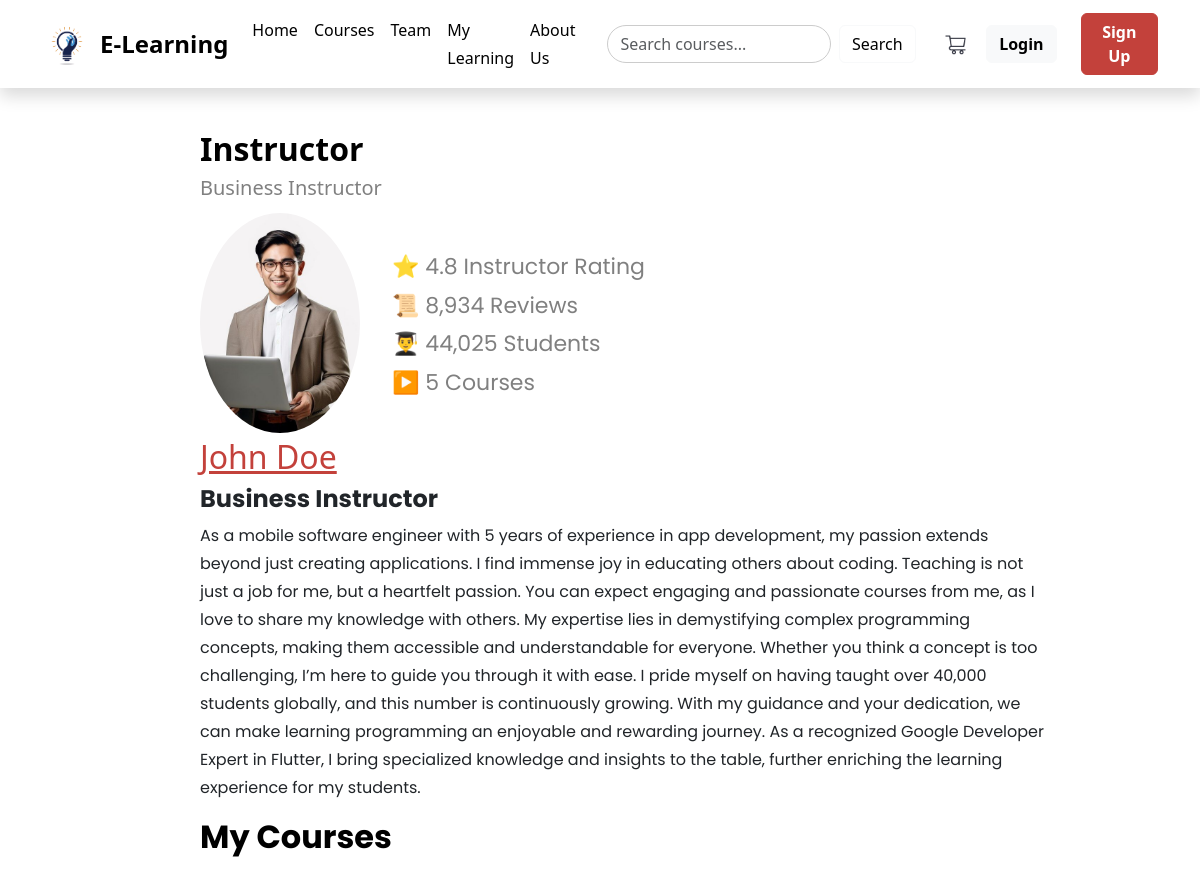
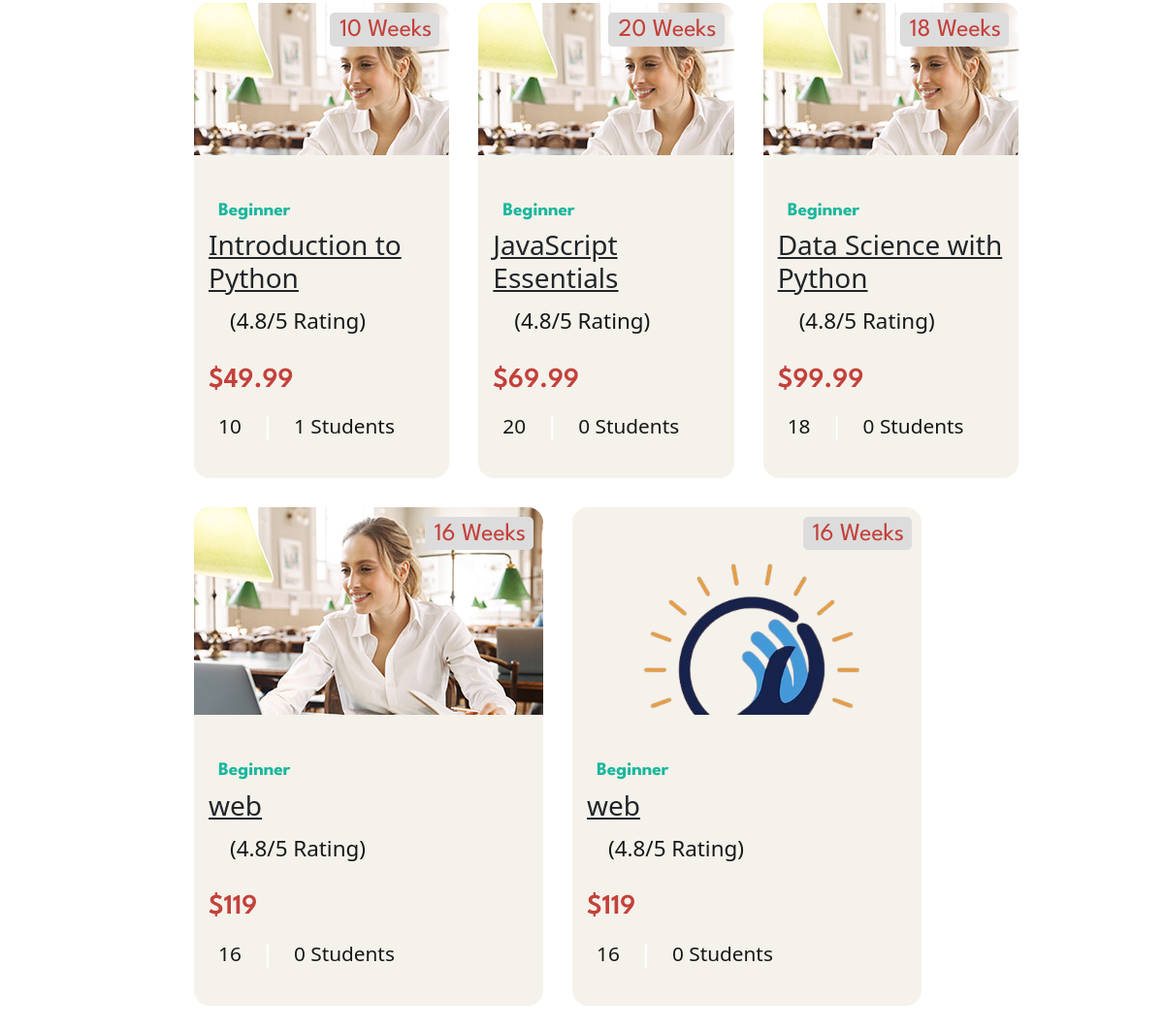
The app's page /instructor/instructor.php?i_id=1 with its own data (2 pictures, top to bottom).
### tables this page shows
CREATE TABLE IF NOT EXISTS `instructor` (
  `i_name` varchar(50) NOT NULL COMMENT 'Instructor''s name',
  `i_id` int NOT NULL AUTO_INCREMENT COMMENT 'Instructor''s ID, Primary key, auto-incremented',
  `i_phone` varchar(13) NOT NULL COMMENT 'Instructor''s phone number',
  `i_email` varchar(40) NOT NULL COMMENT 'Instructor''s email address',
  `i_image` varchar(30) NOT NULL COMMENT 'Instructor''s Image Path',
  `i_bio` varchar(40) NOT NULL COMMENT 'Instructor''s Bio',
  `i_job_desc` varchar(1000) NOT NULL,
  PRIMARY KEY (`i_id`)
);

CREATE TABLE IF NOT EXISTS `course` (
  `c_name` varchar(100) NOT NULL COMMENT 'Course Name',
  `c_id` int NOT NULL AUTO_INCREMENT COMMENT 'Course ID, Primary key that auto-increments',
  `c_desc` text NOT NULL COMMENT 'Description for course',
  `c_price` varchar(10) NOT NULL COMMENT 'Price of a course',
  `c_no_of_lessons` int NOT NULL COMMENT 'Number of lessons in a course',
  `c_image` varchar(100) NOT NULL COMMENT 'Path to course image',
  `i_id` int NOT NULL DEFAULT '1' COMMENT 'Instructor ID, foreign key from instructor table',
  `c_level` varchar(15) NOT NULL DEFAULT 'Beginner',
  PRIMARY KEY (`c_id`),
  KEY `fk_i_id` (`i_id`)
);

### instructor/instructor.php (the view, shortened to what this page needs)
<?php
$is_logged_in = isset($_SESSION['is_logged_in']);
$username = isset($_SESSION['username']) ? $_SESSION['username'] : '';
?>
<!DOCTYPE html>
<html lang="en">
<head>
    <link rel="stylesheet" href="../bootstrap/css/bootstrap.min.css">
    <link rel="stylesheet" href="instructor_style.css">
    <link rel="stylesheet" href="../home/styles.css">
</head>
<body>
    <header>
        <nav class="navbar navbar-expand-lg bg-primary shadow">
            <div class="container">
                <a class="navbar-brand d-flex align-items-center logo" href="#">
                    <img src="../home/images/logo1.png" alt="Logo" width="50" height="50" class="me-2">
                    <span>E-Learning</span>
                </a>
                <div class="collapse navbar-collapse" id="navbarNav">
                    <ul class="navbar-nav ms-auto me-4">
                        <li class="nav-item"><a class="nav-link text-light" href="../home/home.php">Home</a></li>
                        <li class="nav-item"><a class="nav-link text-light" href="../home/home.php#courses">Courses</a>
                        </li>
                        <li class="nav-item"><a class="nav-link text-light" href="../home/home.php#team">Team</a></li>
                        <li class="nav-item"><a class="nav-link text-light" href="../my_learning/my_learning.php">My
                                Learning</a></li>
                        <li class="nav-item"><a class="nav-link text-light" href="../home/home.php#About-us">About
                                Us</a></li>
                    </ul>
                    <form class="d-flex me-4" method="POST" action="../search/search.php">
                        <input class="form-control me-2 search" type="search" name="searchQuery"
                            placeholder="Search courses..." aria-label="Search" required>
                        <button class="btn btn-outline-light" type="submit">Search</button>
                    </form>
                    <a href="../cart/cart.php" class="me-3 cart">
                        <img src="../home/images/cart_icon.png" alt="Cart" width="30" height="30">
                    </a>
                    <?php if ($is_logged_in): ?>
                        <span style="font-size: 65%; margin-right: 2%;">Welcome <?php echo $username; ?>! </span>
                        <a href="../registration/logout.php" class="btn btn-light me-4">Log out</a>
                    <?php else: ?>
                        <a href="../registration/login.php" class="btn btn-light me-4">Login</a>
                        <a href="../registration/signup.php" class="btn btn-warning">Sign Up</a>
                    <?php endif; ?>
                </div>
            </div>
        </nav>
    </header>
    <section class="ins-data">
        <?php
        if (isset($_GET['i_id'])) {
            $conn = mysqli_connect("localhost", "root", "", "e_learning");
            $sql = "SELECT i_name, i_image, i_bio, i_job_desc FROM instructor WHERE i_id = " . $_GET['i_id'];
            $result = mysqli_query($conn, $sql);
            if ($row = mysqli_fetch_assoc($result)) {
                echo '<div>
                        <h2 style="font-weight: bold; color: black;">Instructor</h2>
                        <h5 style="color: gray;">' . $row['i_bio'] . ' Instructor</h5>
                        <div class="img-container">
                            <img src="../home/' . $row['i_image'] . '" alt=' . $row['i_image'] . '>
                            <ul style="padding-top: 35px;">
                                <li>⭐ 4.8 Instructor Rating</li>
                                <li>📜 8,934 Reviews</li>
                                <li>👨‍🎓 44,025 Students</li>
                                <li>▶️ ';
                $sql = "SELECT * FROM course WHERE i_id=" . $_GET['i_id'];
                $result = mysqli_query($conn, $sql);
                echo mysqli_num_rows($result) . ' Courses</li>
                            </ul>
                        </div>
                        <h2 style=" text-decoration: underline; user-select: none;">' . $row['i_name'] . '</h2>
                    </div>
                    <div class="ins-disc">
                        <h4 style="font-weight: bold;">' . $row['i_bio'] . '
                            Instructor</h4>
                        <p>
                            ' . $row['i_job_desc'] . '
                        </p>
                    </div>';
            }
        }
        ?>
    </section>
    <section class="ins-courses">
        <h2>My Courses</h2>
        <div class="courses-list">
            <?php
            while ($row = mysqli_fetch_assoc($result)) {
                echo '
                    <div class="ins-course-card">
                        <figure class="card-banner img-holder" style="--width: 370; --height: 220;">
                            <img src="../home/' . $row['c_image'] . '" width="370" height="220" loading="lazy"
                                alt="' . $row['c_desc'] . '">
                        </figure>
                        <div class="abs-badge">
                            <ion-icon name="time-outline" aria-hidden="true"></ion-icon>
                            <span class="span">' . $row['c_no_of_lessons'] . ' Weeks</span>
                        </div>
                        <div class="card-content">
                            <span class="badge">Beginner</span>';
                if ($is_logged_in) {
                    $s_id = $_SESSION['s_id'];
                    $c_id = $row["c_id"];
                    $sql = "SELECT * FROM `old_cart` WHERE s_id = $s_id and c_id = $c_id;";
                    $result2 = mysqli_query($conn, $sql);
                    if (mysqli_num_rows($result2) == 0)
                        echo '<h3><a href="#courseModal" onclick="openModal(' . '\'' . $row['c_name'] . '\', ' . '\'' . $row['c_desc'] . '\', ' . '\'' . $row['c_no_of_lessons'] . '\', ' . '\'' . $row['c_price'] . '\', ' . '\'' . $row['c_id'] . '\')" class="card-title">' . $row["c_name"] . '</a></h3>';
                    else
                        echo '<h3><a href="../course_content/course_page.php?c_id=' . $row['c_id'] . '" class="card-title">' . $row["c_name"] . '</a></h3>';
                } else
                    echo '<h3><a href="#courseModal" onclick="openModal(' . '\'' . $row['c_name'] . '\', ' . '\'' . $row['c_desc'] . '\', ' . '\'' . $row['c_no_of_lessons'] . '\', ' . '\'' . $row['c_price'] . '\', ' . '\'' . $row['c_id'] . '\')" class="card-title">' . $row["c_name"] . '</a></h3>';
                echo
                    '<div class="wrapper">
                                <div class="rating-wrapper">
                                    <ion-icon name="star"></ion-icon>
                                    <ion-icon name="star"></ion-icon>
                                    <ion-icon name="star"></ion-icon>
                                    <ion-icon name="star"></ion-icon>
                                    <ion-icon name="star"></ion-icon>
                                </div>
                                <p class="rating-text">(4.8/5 Rating)</p>
                            </div>
                            <data class="price" value="' . $row['c_price'] . '"> $' . $row['c_price'] . '</data>
                            <ul class="card-meta-list">
                                <li class="card-meta-item">
                                    <ion-icon name="library-outline" aria-hidden="true"></ion-icon>
                                    <span class="span">' . $row['c_no_of_lessons'] . '</span>
                                </li>
                                <li class="card-meta-item">
                                    <ion-icon name="people-outline" aria-hidden="true"></ion-icon>
                                    <span class="span">';
                $sql = "SELECT count(s_id) FROM old_cart WHERE c_id = " . $row['c_id'];
                $no_of_st = mysqli_query($conn, $sql);
                $no_of_st = mysqli_fetch_assoc($no_of_st);
                echo $no_of_st['count(s_id)'] . ' Students</span>
                                </li>
                            </ul>
                        </div>
                    </div>
                ';
            }
            ?>
        </div>
    </section>
</body>
</html>

### instructor/instructor_style.css (style rules this page uses)
body { padding: 25px; padding-left: 200px; padding-right: 150px; }
.ins-data { margin-top: 70px; opacity: 0; transform: translateY(30px); animation: fadeInUp 1s ease-out forwards; }
.ins-data.visible { animation: fadeInUp 1s ease-out forwards; }
.ins-data h2 { color: #C3413B; transition: color 0.3s ease; }
.img-container { display: flex; padding-top: 5px; padding-bottom: 5px; }
.img-container img { width: 160px; height: 220px; border-radius: 50%; object-fit: cover; opacity: 0; transform: scale(0.9); animation: fadeIn 1s ease-out forwards; transition: opacity 0.3s ease-out, transform 0.3s ease-out; }
.img-container ul { font-family: 'Poppins', sans-serif; font-size: 22px; color: gray; }
.ins-disc { font-family: 'Poppins', sans-serif; }
.ins-disc p { font-size: 16px; }
.ins-courses h2 { color: black; margin-top: 10px; margin-bottom: 30px; transition: color 0.3s ease; font-weight: bold; font-family: 'Poppins', sans-serif; }
.courses-list { display: flex; flex-wrap: wrap; gap: 30px; }
.ins-course-card { flex: 1 1 30%; max-width: 360px; height: 100%; box-sizing: border-box; background-color: #F5F2EB; border-radius: 16px; overflow: hidden; position: relative; opacity: 1; }
.ins-course-card :is(.abs-badge, .badge) { font-family: 'League Spartan', sans-serif; border-radius: 5px; }
.ins-course-card .abs-badge { position: absolute; top: 10px; right: 10px; background-color: #DCDCDC; color: #C3413B; display: flex; align-items: center; gap: 2px; line-height: 1; padding: 6px 8px; padding-block-end: 3px; }
.ins-course-card .card-content { padding: 15px; }
.ins-course-card .badge { max-width: max-content; color: hsl(170, 75%, 41%); line-height: 25px; padding-inline: 10px; }
.ins-course-card :is(.wrapper, .rating-wrapper, .card-meta-list, .card-meta-item) { display: flex; align-items: center; }
.ins-course-card .wrapper { gap: 10px; }
.ins-course-card .rating-text { color: hsl(0, 0%, 9%); font-size: 1.4rem; font-weight: 500; }
.ins-course-card .price { color: #C3413B; font-family: 'League Spartan', sans-serif; font-size: 1.8rem; font-weight: 600; margin-block: 8px 15px; }
.ins-course-card .card-meta-list { flex-wrap: wrap; padding-left: 0; }
.ins-course-card .card-meta-item { position: relative; gap: 10px; }
.ins-course-card .card-meta-item:not(:last-child)::after { content: "|"; display: inline-block; color: #fff; padding-inline: 10px; }
.ins-course-card .card-meta-item .span { color: hsl(0, 0%, 9%); font-size: 1.3rem; }

### home/styles.css (style rules this page uses)
:root { --transition-1: 0.25s ease; --transition-2: 0.5s ease; }
body { padding-top: 60px; }
li { list-style-type: none; }
button { cursor: pointer; }
img { height: auto; display: flex; }
html { font-family: 'Poppins', sans-serif; font-size: 16px; scroll-behavior: smooth; }
body { font-size: 1.6rem; line-height: 1.75; }
.img-holder { aspect-ratio: var(--width) / var(--height); overflow: hidden; }
.navbar { background-color: #fff !important; position: fixed; top: 0; left: 0; width: 100%; z-index: 1000; box-shadow: 0 4px 6px rgba(0, 0, 0, 0.1); }
.navbar-brand span { font-size: 1.5rem; font-weight: bold; color: #000; }
.nav-link { font-size: 1rem; font-weight: 500; color: #000 !important; }
.btn-light { color: #000 !important; font-weight: 600; }
.btn-warning { font-weight: 600; background-color: #C3413B; border-color: #C3413B; color: #fff; }
.btn-light { color: #000 !important; }
.navbar .form-control { max-width: 400px; border-radius: 20px; border: 1px solid #ccc; }
.btn-outline-light { color: #000; width: 100px; }
.span { color: #C3413B; }

### records on screen
instructor: i_bio "Business", i_image (picture), i_name "John Doe", i_job_desc "As a mobile software engineer with 5 years of experience in app development, my passion extends beyond just creating applications. I find immense joy in educating others about coding. Teaching is not just a job for me, but a heartfelt passion. You can expect engaging and passionate courses from me, as I love to share my knowledge with others. My expertise lies in demystifying complex programming concepts, making them accessible and understandable for everyone. Whether you think a concept is too challenging, I’m here to guide you through it with ease. I pride myself on having taught over 40,000 students globally, and this number is continuously growing. With my guidance and your dedication,…"
course: c_image (picture), c_no_of_lessons "10", c_name "Introduction to Python", c_price "49.99", count "1"
course: c_image (picture), c_no_of_lessons "20", c_name "JavaScript Essentials", c_price "69.99", count "0"
course: c_image (picture), c_no_of_lessons "18", c_name "Data Science with Python", c_price "99.99", count "0"
course: c_image (picture), c_no_of_lessons "16", c_name "web", c_price "119", count "0"
course: c_image (picture), c_no_of_lessons "16", c_name "web", c_price "119", count "0"

### other values on screen
mysqli_num_rows($result) "5"
